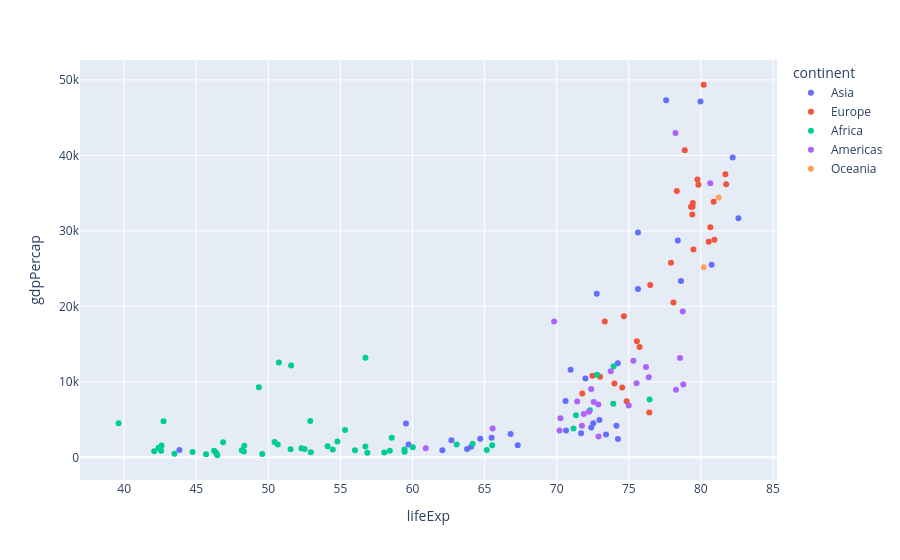

Notebook source saved alongside this figure:
### Code cell
px.scatter(temp_df,x='lifeExp',y='gdpPercap',color='continent')

### Figure 1 — Plotly figure (JSON) as saved in the notebook; plotly's stock layout.template omitted (floating-point values rounded to 4 significant figures)
{"data": [{"hovertemplate": "continent=Asia<br>lifeExp=%{x}<br>gdpPercap=%{y}<extra></extra>", "legendgroup": "Asia", "marker": {"color": "#636efa", "symbol": "circle"}, "mode": "markers", "name": "Asia", "orientation": "v", "showlegend": true, "type": "scatter", "x": [43.83, 75.64, 64.06, 59.72, 72.96, 82.21, 64.7, 70.65, 70.96, 59.55, 80.75, 82.6, 72.53, 67.3, 78.62, 77.59, 71.99, 74.24, 66.8, 62.07, 63.78, 75.64, 65.48, 71.69, 72.78, 79.97, 72.4, 74.14, 78.4, 70.62, 74.25, 73.42, 62.7], "xaxis": "x", "y": [974.6, 29800.0, 1391.0, 1714.0, 4959.0, 39720.0, 2452.0, 3541.0, 11610.0, 4471.0, 25520.0, 31660.0, 4519.0, 1593.0, 23350.0, 47310.0, 10460.0, 12450.0, 3096.0, 944.0, 1091.0, 22320.0, 2606.0, 3190.0, 21650.0, 47140.0, 3970.0, 4185.0, 28720.0, 7458.0, 2442.0, 3025.0, 2281.0], "yaxis": "y"}, {"hovertemplate": "continent=Europe<br>lifeExp=%{x}<br>gdpPercap=%{y}<extra></extra>", "legendgroup": "Europe", "marker": {"color": "#EF553B", "symbol": "circle"}, "mode": "markers", "name": "Europe", "orientation": "v", "showlegend": true, "type": "scatter", "x": [76.42, 79.83, 79.44, 74.85, 73.0, 75.75, 76.49, 78.33, 79.31, 80.66, 79.41, 79.48, 73.34, 81.76, 78.89, 80.55, 74.54, 79.76, 80.2, 75.56, 78.1, 72.48, 74.0, 74.66, 77.93, 80.94, 80.88, 81.7, 71.78, 79.42], "xaxis": "x", "y": [5937.0, 36130.0, 33690.0, 7446.0, 10680.0, 14620.0, 22830.0, 35280.0, 33210.0, 30470.0, 32170.0, 27540.0, 18010.0, 36180.0, 40680.0, 28570.0, 9254.0, 36800.0, 49360.0, 15390.0, 20510.0, 10810.0, 9787.0, 18680.0, 25770.0, 28820.0, 33860.0, 37510.0, 8458.0, 33200.0], "yaxis": "y"}, {"hovertemplate": "continent=Africa<br>lifeExp=%{x}<br>gdpPercap=%{y}<extra></extra>", "legendgroup": "Africa", "marker": {"color": "#00cc96", "symbol": "circle"}, "mode": "markers", "name": "Africa", "orientation": "v", "showlegend": true, "type": "scatter", "x": [72.3, 42.73, 56.73, 50.73, 52.3, 49.58, 50.43, 44.74, 50.65, 65.15, 46.46, 55.32, 48.33, 54.79, 71.34, 51.58, 58.04, 52.95, 56.73, 59.45, 60.02, 56.01, 46.39, 54.11, 42.59, 45.68, 73.95, 59.44, 48.3, 54.47, 64.16, 72.8, 71.16, 42.08, 52.91, 56.87, 46.86, 76.44, 46.24, 65.53, 63.06, 42.57, 48.16, 49.34, 58.56, 39.61, 52.52, 58.42, 73.92, 51.54, 42.38, 43.49], "xaxis": "x", "y": [6223.0, 4797.0, 1441.0, 12570.0, 1217.0, 430.1, 2042.0, 706.0, 1704.0, 986.1, 277.6, 3633.0, 1545.0, 2082.0, 5581.0, 12150.0, 641.4, 690.8, 13210.0, 752.7, 1328.0, 942.7, 579.2, 1463.0, 1569.0, 414.5, 12060.0, 1045.0, 759.3, 1043.0, 1803.0, 10960.0, 3820.0, 823.7, 4811.0, 619.7, 2014.0, 7670.0, 863.1, 1598.0, 1712.0, 862.5, 926.1, 9270.0, 2602.0, 4513.0, 1107.0, 883.0, 7093.0, 1056.0, 1271.0, 469.7], "yaxis": "y"}, {"hovertemplate": "continent=Americas<br>lifeExp=%{x}<br>gdpPercap=%{y}<extra></extra>", "legendgroup": "Americas", "marker": {"color": "#ab63fa", "symbol": "circle"}, "mode": "markers", "name": "Americas", "orientation": "v", "showlegend": true, "type": "scatter", "x": [75.32, 65.55, 72.39, 80.65, 78.55, 72.89, 78.78, 78.27, 72.23, 74.99, 71.88, 70.26, 60.92, 70.2, 72.57, 76.19, 72.9, 75.54, 71.75, 71.42, 78.75, 69.82, 78.24, 76.38, 73.75], "xaxis": "x", "y": [12780.0, 3822.0, 9066.0, 36320.0, 13170.0, 7007.0, 9645.0, 8948.0, 6025.0, 6873.0, 5728.0, 5186.0, 1202.0, 3548.0, 7321.0, 11980.0, 2749.0, 9809.0, 4173.0, 7409.0, 19330.0, 18010.0, 42950.0, 10610.0, 11420.0], "yaxis": "y"}, {"hovertemplate": "continent=Oceania<br>lifeExp=%{x}<br>gdpPercap=%{y}<extra></extra>", "legendgroup": "Oceania", "marker": {"color": "#FFA15A", "symbol": "circle"}, "mode": "markers", "name": "Oceania", "orientation": "v", "showlegend": true, "type": "scatter", "x": [81.23, 80.2], "xaxis": "x", "y": [34440.0, 25190.0], "yaxis": "y"}], "layout": {"legend": {"title": {"text": "continent"}, "tracegroupgap": 0}, "margin": {"t": 60}, "xaxis": {"anchor": "y", "domain": [0, 1], "title": {"text": "lifeExp"}}, "yaxis": {"anchor": "x", "domain": [0, 1], "title": {"text": "gdpPercap"}}}}
